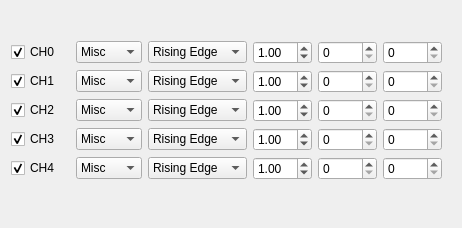
<?xml version="1.0" encoding="UTF-8"?>
<ui version="4.0">
 <class>TdcQutagConfig</class>
 <widget class="QDialog" name="TdcQutagConfig">
  <property name="geometry">
   <rect>
    <x>0</x>
    <y>0</y>
    <width>462</width>
    <height>228</height>
   </rect>
  </property>
  <property name="windowTitle">
   <string>Dialog</string>
  </property>
  <widget class="QWidget" name="layoutWidget">
   <property name="geometry">
    <rect>
     <x>11</x>
     <y>41</y>
     <width>431</width>
     <height>141</height>
    </rect>
   </property>
   <layout class="QGridLayout" name="gridLayout">
    <item row="0" column="0">
     <widget class="QCheckBox" name="ckbCH0">
      <property name="text">
       <string>CH0</string>
      </property>
      <property name="checked">
       <bool>true</bool>
      </property>
     </widget>
    </item>
    <item row="0" column="1">
     <widget class="QComboBox" name="cmbCH0SignType">
      <property name="currentText">
       <string>Misc</string>
      </property>
      <property name="currentIndex">
       <number>2</number>
      </property>
      <item>
       <property name="text">
        <string>LVTTL</string>
       </property>
      </item>
      <item>
       <property name="text">
        <string>NIM</string>
       </property>
      </item>
      <item>
       <property name="text">
        <string>Misc</string>
       </property>
      </item>
     </widget>
    </item>
    <item row="0" column="2">
     <widget class="QComboBox" name="cmbCH0Trigger">
      <property name="currentIndex">
       <number>1</number>
      </property>
      <item>
       <property name="text">
        <string>Falling Edge</string>
       </property>
      </item>
      <item>
       <property name="text">
        <string>Rising Edge</string>
       </property>
      </item>
     </widget>
    </item>
    <item row="0" column="3">
     <widget class="QDoubleSpinBox" name="dsbCH0Threshold">
      <property name="value">
       <double>1.000000000000000</double>
      </property>
     </widget>
    </item>
    <item row="0" column="4">
     <widget class="QSpinBox" name="spbCH0Delay">
      <property name="value">
       <number>0</number>
      </property>
     </widget>
    </item>
    <item row="0" column="5">
     <widget class="QSpinBox" name="spbCH0DeadTime">
      <property name="value">
       <number>0</number>
      </property>
     </widget>
    </item>
    <item row="1" column="0">
     <widget class="QCheckBox" name="ckbCH1">
      <property name="text">
       <string>CH1</string>
      </property>
      <property name="checked">
       <bool>true</bool>
      </property>
     </widget>
    </item>
    <item row="1" column="1">
     <widget class="QComboBox" name="cmbCH1SignType">
      <property name="currentIndex">
       <number>2</number>
      </property>
      <item>
       <property name="text">
        <string>LVTTL</string>
       </property>
      </item>
      <item>
       <property name="text">
        <string>NIM</string>
       </property>
      </item>
      <item>
       <property name="text">
        <string>Misc</string>
       </property>
      </item>
     </widget>
    </item>
    <item row="1" column="2">
     <widget class="QComboBox" name="cmbCH1Trigger">
      <property name="currentIndex">
       <number>1</number>
      </property>
      <item>
       <property name="text">
        <string>Falling Edge</string>
       </property>
      </item>
      <item>
       <property name="text">
        <string>Rising Edge</string>
       </property>
      </item>
     </widget>
    </item>
    <item row="1" column="3">
     <widget class="QDoubleSpinBox" name="dsbCH1Threshold">
      <property name="value">
       <double>1.000000000000000</double>
      </property>
     </widget>
    </item>
    <item row="1" column="4">
     <widget class="QSpinBox" name="spbCH1Delay">
      <property name="value">
       <number>0</number>
      </property>
     </widget>
    </item>
    <item row="1" column="5">
     <widget class="QSpinBox" name="spbCH1DeadTime">
      <property name="value">
       <number>0</number>
      </property>
     </widget>
    </item>
    <item row="2" column="0">
     <widget class="QCheckBox" name="ckbCH2">
      <property name="text">
       <string>CH2</string>
      </property>
      <property name="checked">
       <bool>true</bool>
      </property>
     </widget>
    </item>
    <item row="2" column="1">
     <widget class="QComboBox" name="cmbCH2SignType">
      <property name="currentIndex">
       <number>2</number>
      </property>
      <item>
       <property name="text">
        <string>LVTTL</string>
       </property>
      </item>
      <item>
       <property name="text">
        <string>NIM</string>
       </property>
      </item>
      <item>
       <property name="text">
        <string>Misc</string>
       </property>
      </item>
     </widget>
    </item>
    <item row="2" column="2">
     <widget class="QComboBox" name="cmbCH2Trigger">
      <property name="currentIndex">
       <number>1</number>
      </property>
      <item>
       <property name="text">
        <string>Falling Edge</string>
       </property>
      </item>
      <item>
       <property name="text">
        <string>Rising Edge</string>
       </property>
      </item>
     </widget>
    </item>
    <item row="2" column="3">
     <widget class="QDoubleSpinBox" name="dsbCH2Threshold">
      <property name="value">
       <double>1.000000000000000</double>
      </property>
     </widget>
    </item>
    <item row="2" column="4">
     <widget class="QSpinBox" name="spbCH2Delay">
      <property name="value">
       <number>0</number>
      </property>
     </widget>
    </item>
    <item row="2" column="5">
     <widget class="QSpinBox" name="spbCH2DeadTime">
      <property name="value">
       <number>0</number>
      </property>
     </widget>
    </item>
    <item row="3" column="0">
     <widget class="QCheckBox" name="ckbCH3">
      <property name="text">
       <string>CH3</string>
      </property>
      <property name="checked">
       <bool>true</bool>
      </property>
     </widget>
    </item>
    <item row="3" column="1">
     <widget class="QComboBox" name="cmbCH3SignType">
      <property name="currentIndex">
       <number>2</number>
      </property>
      <item>
       <property name="text">
        <string>LVTTL</string>
       </property>
      </item>
      <item>
       <property name="text">
        <string>NIM</string>
       </property>
      </item>
      <item>
       <property name="text">
        <string>Misc</string>
       </property>
      </item>
     </widget>
    </item>
    <item row="3" column="2">
     <widget class="QComboBox" name="cmbCH3Trigger">
      <property name="currentIndex">
       <number>1</number>
      </property>
      <item>
       <property name="text">
        <string>Falling Edge</string>
       </property>
      </item>
      <item>
       <property name="text">
        <string>Rising Edge</string>
       </property>
      </item>
     </widget>
    </item>
    <item row="3" column="3">
     <widget class="QDoubleSpinBox" name="dsbCH3Threshold">
      <property name="value">
       <double>1.000000000000000</double>
      </property>
     </widget>
    </item>
    <item row="3" column="4">
     <widget class="QSpinBox" name="spbCH3Delay">
      <property name="value">
       <number>0</number>
      </property>
     </widget>
    </item>
    <item row="3" column="5">
     <widget class="QSpinBox" name="spbCH3DeadTime">
      <property name="value">
       <number>0</number>
      </property>
     </widget>
    </item>
    <item row="4" column="0">
     <widget class="QCheckBox" name="ckbCH4">
      <property name="text">
       <string>CH4</string>
      </property>
      <property name="checked">
       <bool>true</bool>
      </property>
     </widget>
    </item>
    <item row="4" column="1">
     <widget class="QComboBox" name="cmbCH4SignType">
      <property name="currentIndex">
       <number>2</number>
      </property>
      <item>
       <property name="text">
        <string>LVTTL</string>
       </property>
      </item>
      <item>
       <property name="text">
        <string>NIM</string>
       </property>
      </item>
      <item>
       <property name="text">
        <string>Misc</string>
       </property>
      </item>
     </widget>
    </item>
    <item row="4" column="2">
     <widget class="QComboBox" name="cmbCH4Trigger">
      <property name="currentIndex">
       <number>1</number>
      </property>
      <item>
       <property name="text">
        <string>Falling Edge</string>
       </property>
      </item>
      <item>
       <property name="text">
        <string>Rising Edge</string>
       </property>
      </item>
     </widget>
    </item>
    <item row="4" column="3">
     <widget class="QDoubleSpinBox" name="dsbCH4Threshold">
      <property name="value">
       <double>1.000000000000000</double>
      </property>
     </widget>
    </item>
    <item row="4" column="4">
     <widget class="QSpinBox" name="spbCH4Delay">
      <property name="value">
       <number>0</number>
      </property>
     </widget>
    </item>
    <item row="4" column="5">
     <widget class="QSpinBox" name="spbCH4DeadTime">
      <property name="value">
       <number>0</number>
      </property>
     </widget>
    </item>
   </layout>
  </widget>
 </widget>
 <resources/>
 <connections/>
</ui>
